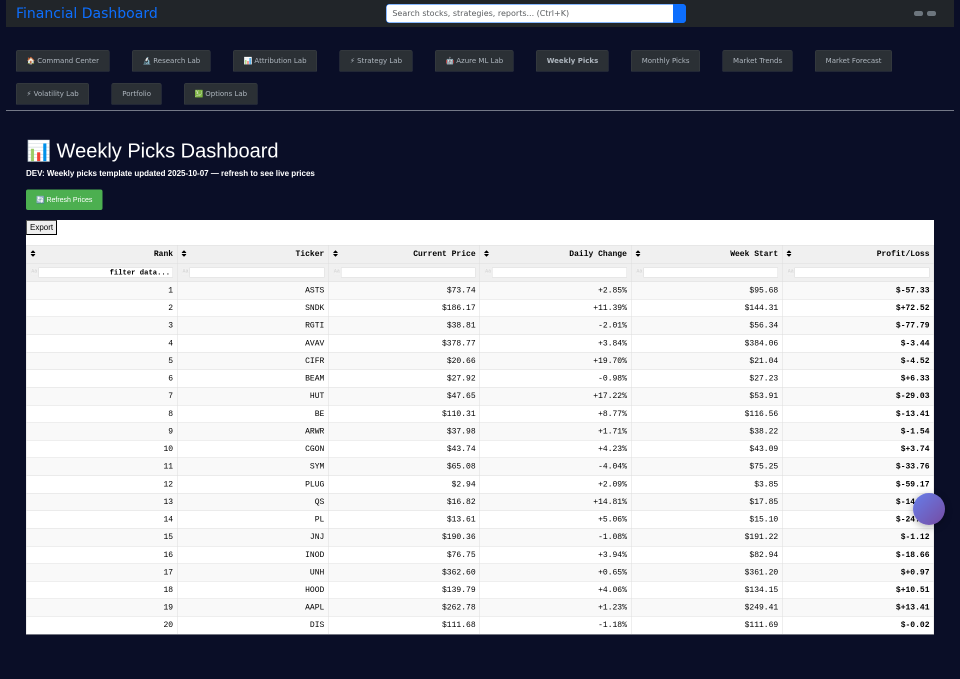
#> input picture snapshots/phase12_playwright_snapshots/weekly_picks.png, 1920 x 1357 px (shown at 1/2 size)
$ python create_screenshot_comparisons.py
#> lines starting #> are read from the running program, lines starting #| are printed output that depends on the picture; pictures that were not available may be replaced by others from this repository, and a replacement may not be noted
#> in extract_main_content_area, img is the input picture: PIL image 1920x1357 RGB; mean R, G, B 151.6, 153.6, 162.7
#> call 2 of extract_main_content_area, with crop_coords = (50, 200, 1870, 1000)
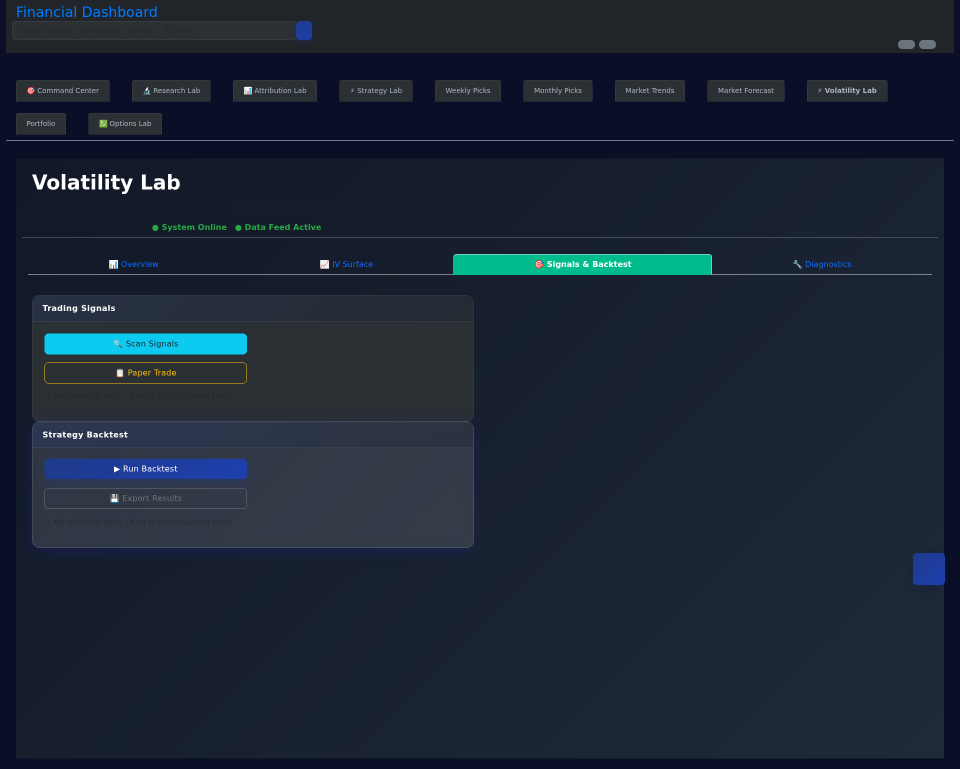
#> input picture PROOF_VolLab_Backtest.png, 1920 x 1537 px, given in place of monthly_picks.png, which was not available (shown at 1/2 size)
#> in extract_main_content_area, img is the input picture: PIL image 1920x1537 RGB; mean R, G, B 27.5, 37.2, 52.2
#> call 3 of extract_main_content_area, with crop_coords = (50, 200, 1870, 1200)
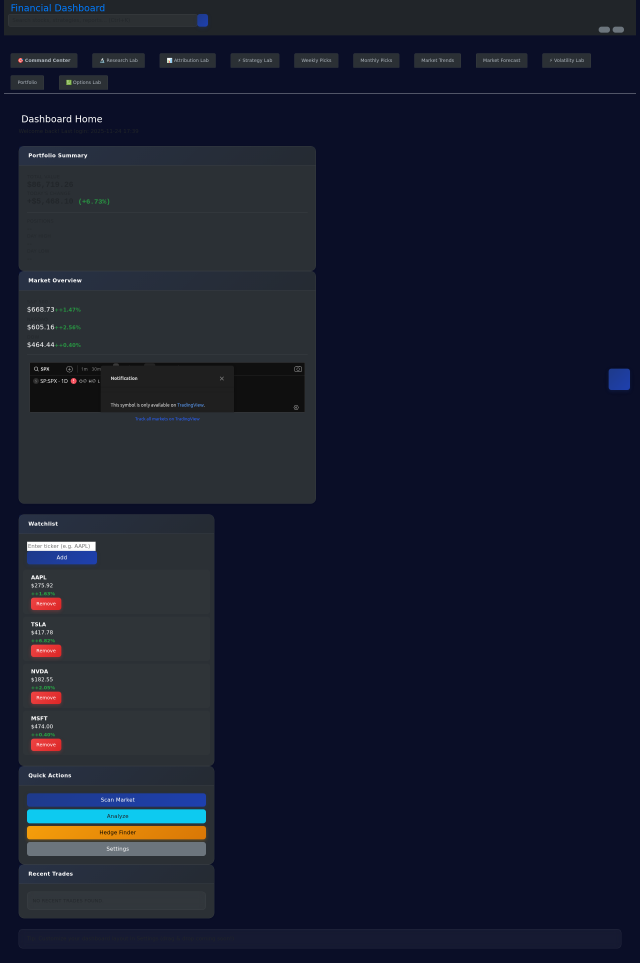
#> input picture ACTUAL_CommandCenter.png, 1920 x 2889 px, given in place of market_forecast.png, which was not available (shown at 1/3 size)
#> in extract_main_content_area, img is the input picture: PIL image 1920x2889 RGB; mean R, G, B 23.2, 27.7, 45.9
#> in extract_main_content_area (call 3), `cropped = img.crop(crop_coords)`:
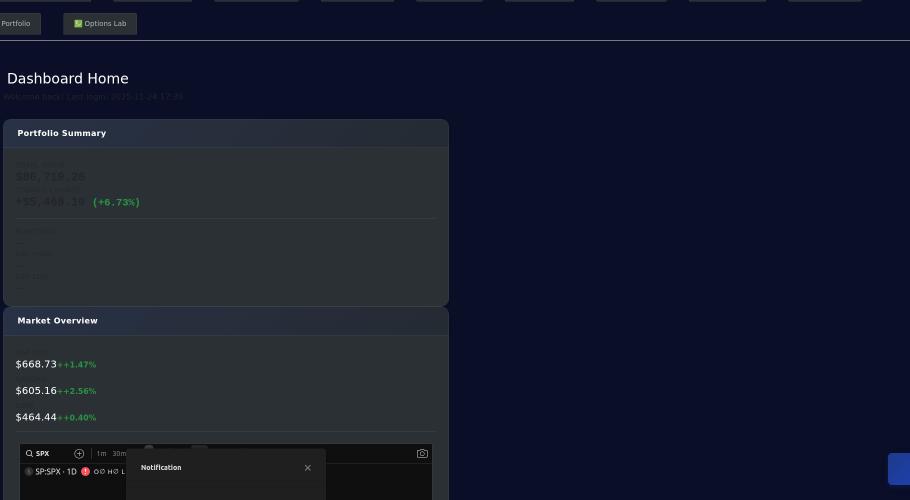
#> cropped: PIL image 1820x1000 RGB (shown at 1/2 size); mean R, G, B 22.3, 26.7, 44.3
#!/usr/bin/env python3
"""
Extract and compare the main content area from Weekly/Monthly Picks screenshots
to show the actual differences between them
"""

from PIL import Image, ImageDraw, ImageFont
from pathlib import Path

SCREENSHOT_DIR = Path("snapshots/phase12_playwright_snapshots")
OUTPUT_DIR = Path("snapshots/screenshot_comparisons")
OUTPUT_DIR.mkdir(exist_ok=True)

def create_annotated_screenshot(image_path, annotations, output_path):
    """Add annotations to screenshot highlighting key areas"""
    img = Image.open(image_path)
    draw = ImageDraw.Draw(img)

    # Try to use a font, fallback to default if not available
    try:
        font_large = ImageFont.truetype("/usr/share/fonts/truetype/dejavu/DejaVuSans-Bold.ttf", 40)
        font_small = ImageFont.truetype("/usr/share/fonts/truetype/dejavu/DejaVuSans.ttf", 24)
    except:
        font_large = ImageFont.load_default()
        font_small = ImageFont.load_default()

    # Draw annotations
    for ann in annotations:
        if ann['type'] == 'box':
            # Draw bounding box
            draw.rectangle(ann['coords'], outline=ann['color'], width=5)
        elif ann['type'] == 'label':
            # Draw label text with background
            text = ann['text']
            bbox = draw.textbbox((0, 0), text, font=font_small)
            text_width = bbox[2] - bbox[0]
            text_height = bbox[3] - bbox[1]

            x, y = ann['position']
            # Background rectangle
            draw.rectangle(
                [x-10, y-5, x + text_width + 10, y + text_height + 5],
                fill=ann.get('bg_color', 'yellow'),
                outline='black',
                width=2
            )
            # Text
            draw.text(ann['position'], text, fill=ann.get('color', 'black'), font=font_small)

    img.save(output_path)
    print(f"✅ Created annotated screenshot: {output_path}")
    return img

def create_side_by_side_comparison(images, labels, output_path):
    """Create side-by-side comparison of screenshots"""
    # Load images
    imgs = [Image.open(img) for img in images]
#> imgs = 3 items

    # Resize to same height (use smallest height)
    min_height = min(img.height for img in imgs)
#> min_height = 800
    resized = []
    for img in imgs:
        if img.height > min_height:
            aspect = img.width / img.height
            new_width = int(min_height * aspect)
            resized.append(img.resize((new_width, min_height)))
        else:
            resized.append(img)
#> this loop made 3 passes
#> (aspect, new_width) on pass 3: (1.82, 1456)
#> after the loop, resized = 3 items

    # Create combined image
    total_width = sum(img.width for img in resized) + (len(resized) - 1) * 20  # 20px gap
#> total_width = 5136
    combined = Image.new('RGB', (total_width, min_height + 80), 'white')
#> combined: PIL image 5136x880 RGB; every value is 255

    # Paste images side by side
    x_offset = 0
    for img, label in zip(resized, labels):
        combined.paste(img, (x_offset, 80))
        x_offset += img.width + 20
#> this loop made 3 passes
#> (label, x_offset) on passes 1 to 3: ('Weekly Picks (20 stocks)', 1840), ('Monthly Picks (10 stocks)', 3680), ('Market Forecast (ML predictions)', 5156)
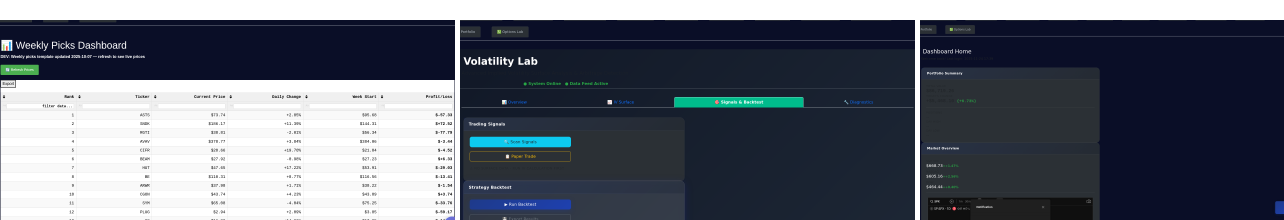
#> combined: PIL image 5136x880 RGB (shown at 1/4 size); mean R, G, B 96.9, 102.5, 114.1
#> after the loop, x_offset = 5156

    # Add labels at top
    draw = ImageDraw.Draw(combined)
    try:
        font = ImageFont.truetype("/usr/share/fonts/truetype/dejavu/DejaVuSans-Bold.ttf", 36)
    except:
        font = ImageFont.load_default()

    x_offset = 0
    for img, label in zip(resized, labels):
        draw.text((x_offset + 20, 20), label, fill='black', font=font)
        x_offset += img.width + 20
#> after the loop, x_offset = 5156

    combined.save(output_path)
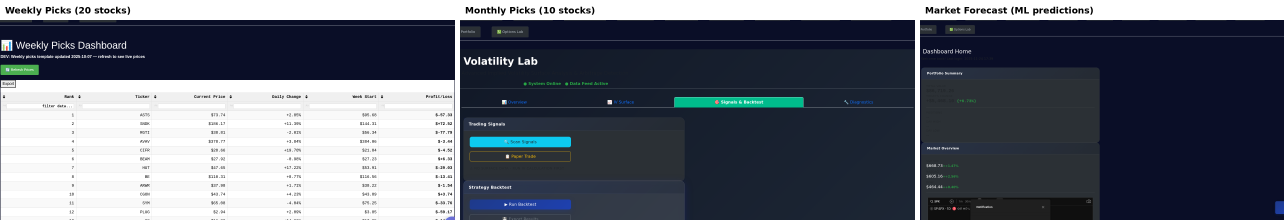
#> saved as picks_forecast_comparison.png: PIL image 5136x880 RGB (shown at 1/4 size); mean R, G, B 95.9, 101.4, 113
    print(f"✅ Created comparison: {output_path}")

def extract_main_content_area(image_path, crop_coords, output_path):
    """Extract just the main content panel from screenshot"""
    img = Image.open(image_path)
    cropped = img.crop(crop_coords)
    cropped.save(output_path)
    print(f"✅ Extracted main content: {output_path}")
    return cropped

if __name__ == "__main__":
    print("🎨 Creating Screenshot Comparisons\n")

    # Main content area is roughly:
    # Top: 200px (below nav)
    # Left: 50px
    # Right: 1870px
    # Bottom: varies

    main_content_coords = (50, 200, 1870, 1000)  # x1, y1, x2, y2

    # Extract main content from each Picks tab
    print("\n1. Extracting main content areas...")
    weekly_main = extract_main_content_area(
        SCREENSHOT_DIR / "weekly_picks.png",
        main_content_coords,
        OUTPUT_DIR / "weekly_picks_content.png"
    )

    monthly_main = extract_main_content_area(
        SCREENSHOT_DIR / "monthly_picks.png",
        main_content_coords,
        OUTPUT_DIR / "monthly_picks_content.png"
    )

    forecast_main = extract_main_content_area(
        SCREENSHOT_DIR / "market_forecast.png",
        (50, 200, 1870, 1200),
        OUTPUT_DIR / "market_forecast_content.png"
    )

    # Create side-by-side comparison
    print("\n2. Creating side-by-side comparison...")
    create_side_by_side_comparison(
        [
            OUTPUT_DIR / "weekly_picks_content.png",
            OUTPUT_DIR / "monthly_picks_content.png",
            OUTPUT_DIR / "market_forecast_content.png"
        ],
        [
            "Weekly Picks (20 stocks)",
            "Monthly Picks (10 stocks)",
            "Market Forecast (ML predictions)"
        ],
        OUTPUT_DIR / "picks_forecast_comparison.png"
    )

    # Create annotated versions highlighting key differences
    print("\n3. Creating annotated screenshots...")

    weekly_annotations = [
        {
            'type': 'box',
            'coords': (100, 250, 1800, 400),
            'color': 'green'
        },
        {
            'type': 'label',
            'text': '📊 Weekly Picks Dashboard',
            'position': (100, 210),
            'bg_color': 'lightgreen',
            'color': 'darkgreen'
        },
        {
            'type': 'box',
            'coords': (100, 450, 800, 550),
            'color': 'blue'
        },
        {
            'type': 'label',
            'text': '🔄 Refresh Prices Button',
            'position': (100, 560),
            'bg_color': 'lightblue',
            'color': 'darkblue'
        },
        {
            'type': 'box',
            'coords': (100, 600, 1800, 1200),
            'color': 'orange'
        },
        {
            'type': 'label',
            'text': 'Stock Table: ASTS, SNDK, RGTI, ... (20 stocks)',
            'position': (100, 1210),
            'bg_color': 'lightyellow',
            'color': 'darkorange'
        }
    ]

    create_annotated_screenshot(
        SCREENSHOT_DIR / "weekly_picks.png",
        weekly_annotations,
        OUTPUT_DIR / "weekly_picks_annotated.png"
    )
#> the loop in create_annotated_screenshot, `for ann in annotations:` made 6 passes
#> (bbox, text_width, text_height) on passes 2, 4, 6: ((0, 5, 314, 28), 314, 23), ((0, 5, 279, 27), 279, 22), ((0, 5, 546, 26), 546, 21)
#> in create_annotated_screenshot, `img.save(output_path)`:
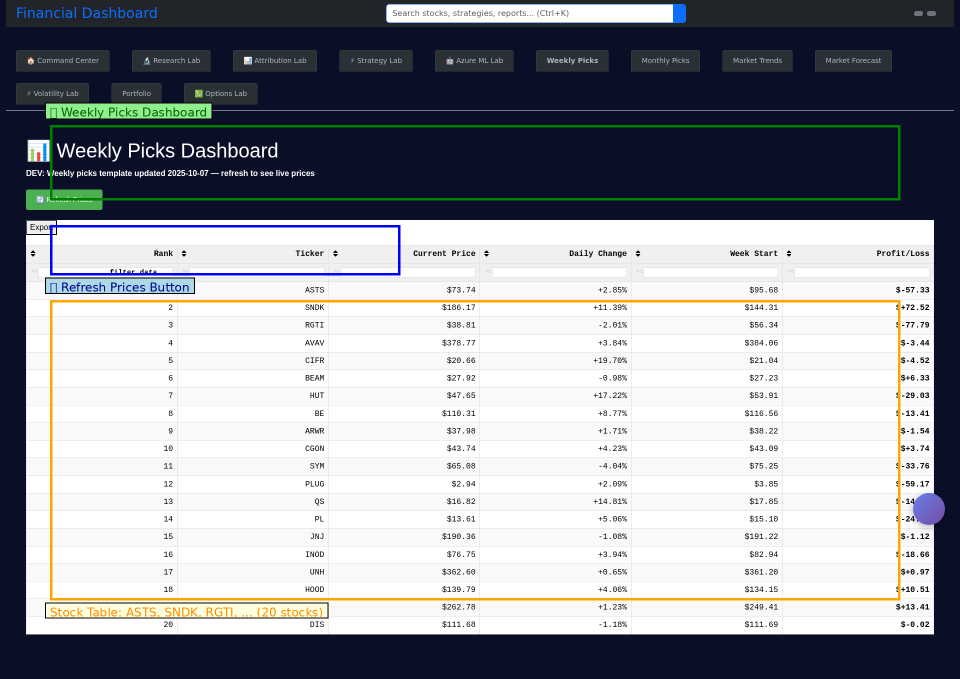
#> saved as weekly_picks_annotated.png: PIL image 1920x1357 RGB (shown at 1/2 size); mean R, G, B 150.6, 153, 159.7

    monthly_annotations = [
        {
            'type': 'box',
            'coords': (100, 250, 1800, 400),
            'color': 'purple'
        },
        {
            'type': 'label',
            'text': '📊 Monthly Stock Picks',
            'position': (100, 210),
            'bg_color': 'lavender',
            'color': 'purple'
        },
        {
            'type': 'box',
            'coords': (100, 600, 1800, 1200),
            'color': 'red'
        },
        {
            'type': 'label',
            'text': 'Stock Table: GEV, NEM, ETSY, ... (10 stocks)',
            'position': (100, 1210),
            'bg_color': 'lightpink',
            'color': 'darkred'
        }
    ]

    create_annotated_screenshot(
        SCREENSHOT_DIR / "monthly_picks.png",
        monthly_annotations,
        OUTPUT_DIR / "monthly_picks_annotated.png"
    )
#> the loop in create_annotated_screenshot (call 2), `for ann in annotations:` made 4 passes
#> (text, bbox, text_width, text_height, x, y) on pass 2: ('📊 Monthly Stock Picks', (0, 5, 260, 28), 260, 23, 100, 210)
#> (bbox, text_width, text_height, x, y) on pass 4: ((0, 5, 525, 26), 525, 21, 100, 1210)
#> in create_annotated_screenshot (call 2), `img.save(output_path)`:
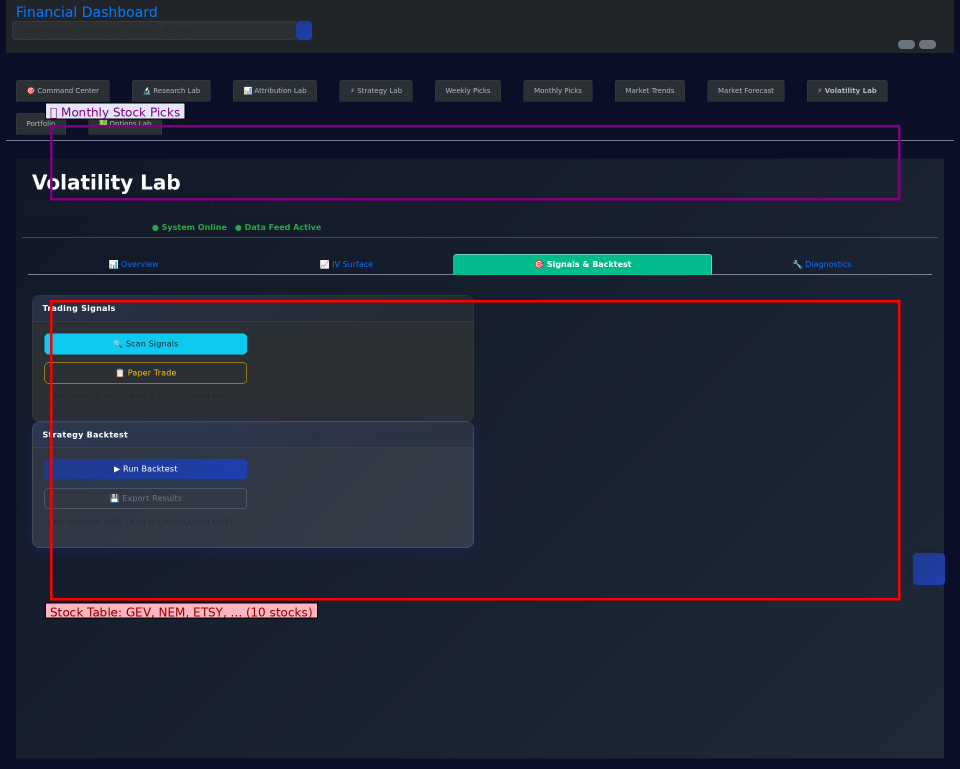
#> saved as monthly_picks_annotated.png: PIL image 1920x1537 RGB (shown at 1/2 size); mean R, G, B 31.5, 37.8, 53.4

    print("\n" + "="*80)
    print("✅ SCREENSHOT COMPARISON COMPLETE")
    print("="*80)
    print(f"\nOutput directory: {OUTPUT_DIR}/")
    print("\nGenerated files:")
    print("  1. weekly_picks_content.png - Extracted main content")
    print("  2. monthly_picks_content.png - Extracted main content")
    print("  3. market_forecast_content.png - Extracted main content")
    print("  4. picks_forecast_comparison.png - Side-by-side comparison")
    print("  5. weekly_picks_annotated.png - Annotated full screenshot")
    print("  6. monthly_picks_annotated.png - Annotated full screenshot")
    print("\nView comparison:")
    print(f"  {OUTPUT_DIR}/picks_forecast_comparison.png")
    print("="*80)
